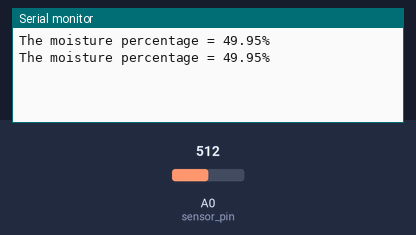
Simulated run of this sketch. Board: Arduino Uno, built with avr-gcc and run on an emulated ATmega328P. On the bench: the last lines printed to the serial monitor. The inputs (shaded band) are chosen by the test bench; at power-on: A0 (sensor_pin) = 512.

Above: at 1.8 s.
1.9 s: A0 (sensor_pin) set to 716
At 2.4 s:
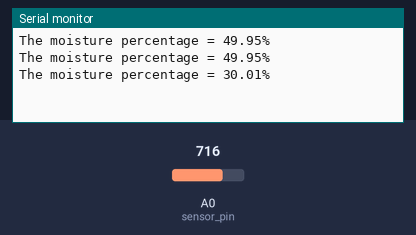
3.4 s: A0 (sensor_pin) set to 900
At 4.8 s:
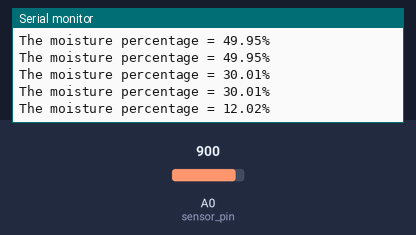
Timing chart, 0 to 6.4 s (numbered marks = the images above; inputs shaded):
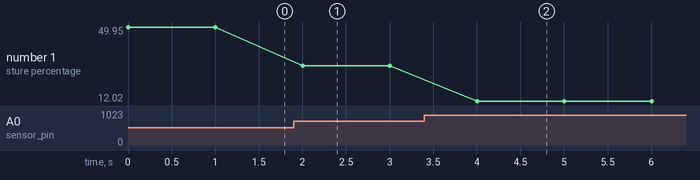

The sketch:

best_soil.ino
```cpp
const int sensor_pin = A0;

void setup()
{
  Serial.begin(9600);

  }

void loop()

 {
  float percentage;
  int sensor_analog;
  sensor_analog = analogRead(sensor_pin);
  percentage = (100- ((sensor_analog/1023.00)*100));
  Serial.print("The moisture percentage = ");
  Serial.print(percentage);
  Serial.print("%\n\n");
  delay(1000);
 }
```

Measured:
- after the input at 1.9 s, the serial monitor: prints a new line after 0.10 s (image 1)
- after the input at 3.4 s, the serial monitor: prints a new line after 0.60 s (image 2)
- plotted number 1: 49.95 → 30.01 after the input at 1.9 s, 30.01 → 12.02 after the input at 3.4 s
